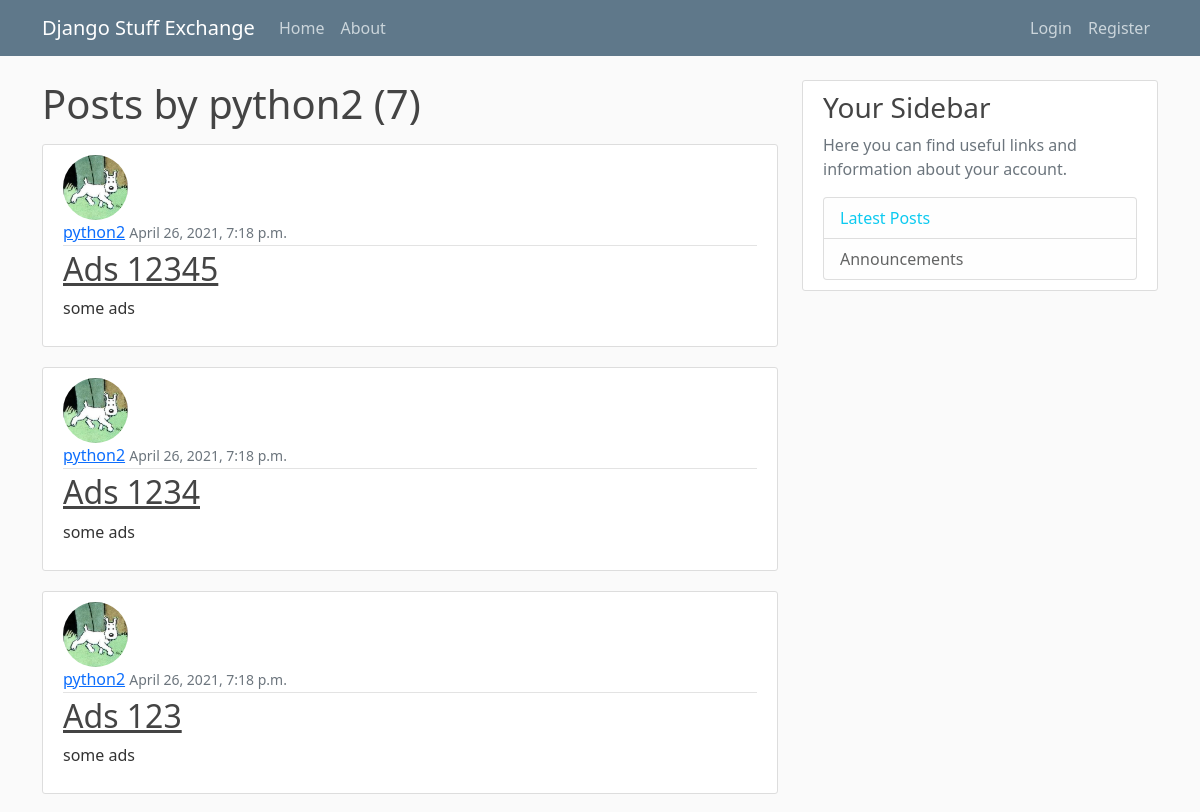
The page /user/python2 (upper part) on the database as committed earlier.
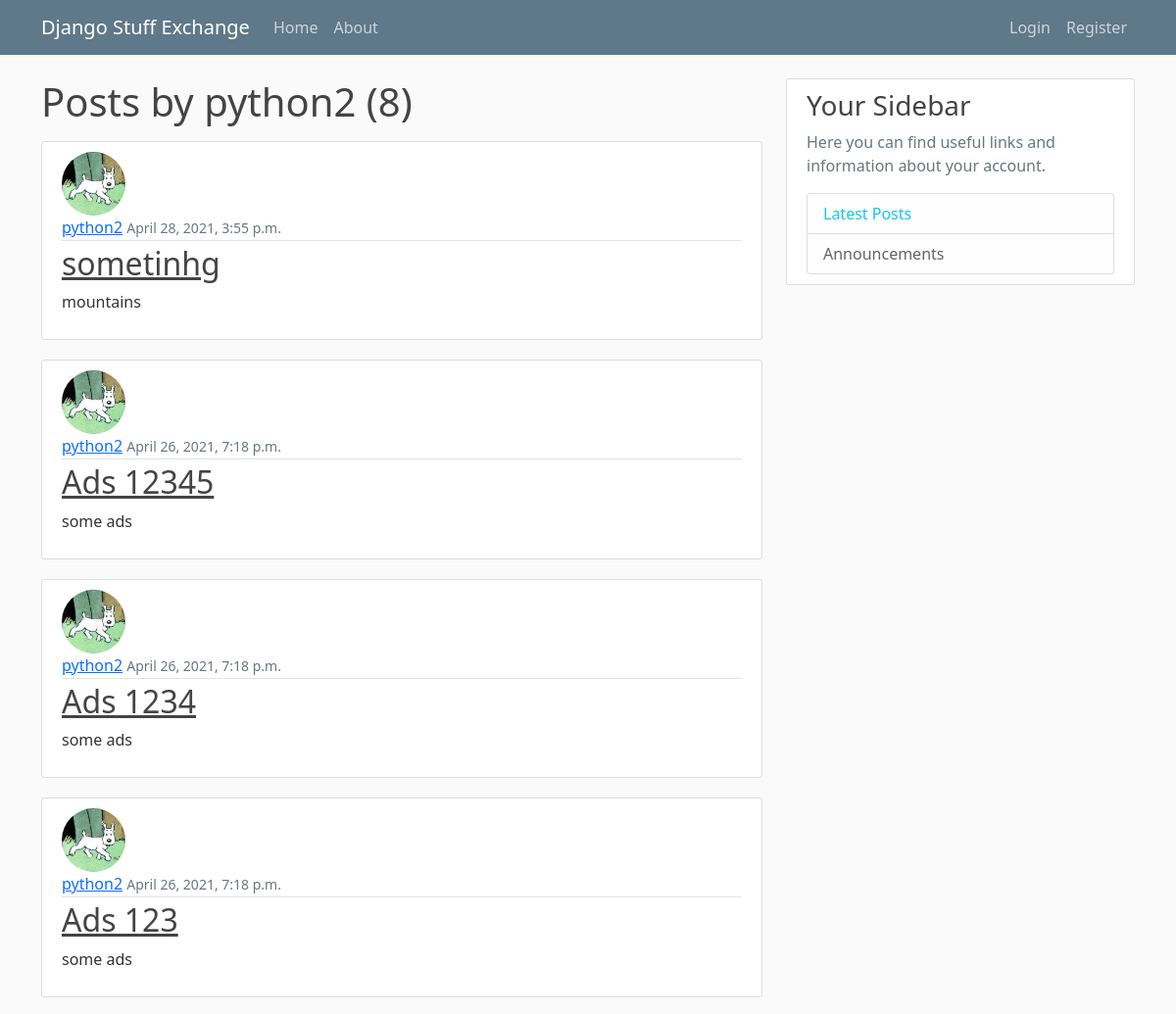
The same page on the database as committed later.
### blog/models.py (models this page shows, shortened)
class Post(models.Model):
    title = models.CharField(max_length=100)
    content = models.TextField()
    date_posted = models.DateTimeField(default=timezone.now)
    author = models.ForeignKey(User, on_delete=models.CASCADE)
    image = models.ImageField(blank=True, upload_to=post_directory_path)

### users/models.py (models this page shows, shortened)
class Profile(models.Model):
    user = models.OneToOneField(User, on_delete=models.CASCADE)
    image = models.ImageField(default='default.jpg', upload_to='profile_pics')
    moneys = models.DecimalField(default=1000, max_digits=6, decimal_places=2)

### blog/views.py (the view)
# urls.py: path('user/<str:username>', UserPostListView.as_view(), name='user-posts'),
class UserPostListView(ListView):  # to display homepage with posts
    model = Post
    template_name = 'blog/user_posts.html'
    context_object_name = 'posts'
    paginate_by = 10
    def get_queryset(self):
        user = get_object_or_404(User, username=self.kwargs.get('username'))
        return Post.objects.filter(author=user).order_by('-date_posted')

### blog/templates/blog/user_posts.html (shortened to what this page needs)
{% extends 'blog/base.html' %}
{% block content %}
    <h1 class="mb-3">Posts by {{ view.kwargs.username }} ({{ page_obj.paginator.count }})</h1>
    {% for post in posts %}
        <article class="media content-section">
            <img src="{{ post.author.profile.image.url }}" class="rounded-circle article-img" alt="profile pic">
            <div class="media-body">
                <div class="article-metadata">
                    <a class="mr-2" href="{% url 'user-posts' post.author.username %}">{{ post.author }}</a>
                    <small class="text-muted">{{ post.date_posted }}</small>
                </div>
                <h2><a class="article-title" href="{% url 'post-detail' post.id %}">{{ post.title }}</a></h2>
                <p class="article-content">{{ post.content }}</p>
            </div>
        </article>
    {% endfor %}
{% endblock content %}

Rows that differ between the two databases and show on the page:
added Post: author.profile.image (picture), author "python2", date_posted "April 28, 2021, 3:55 p.m.", title "sometinhg", content "mountains"
Other text that changed with them:
{{ page_obj.paginator.count }}: "7" → "8"
